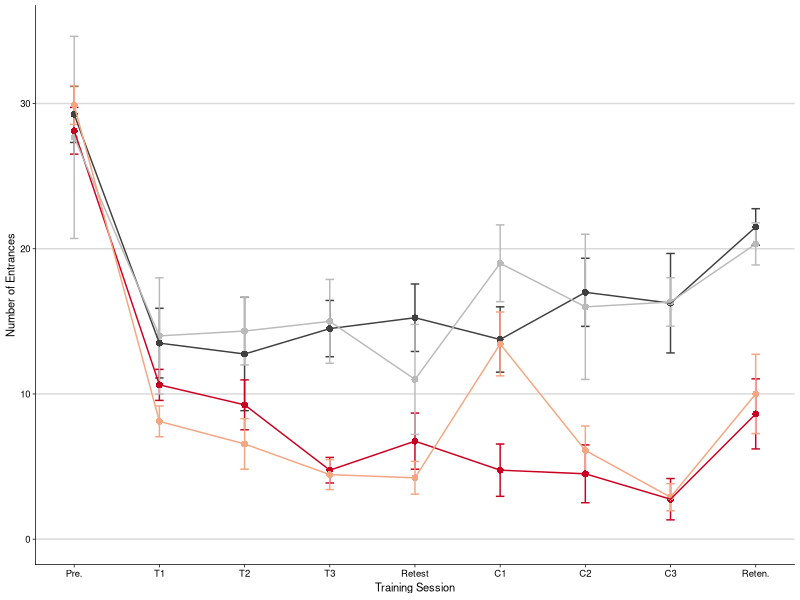
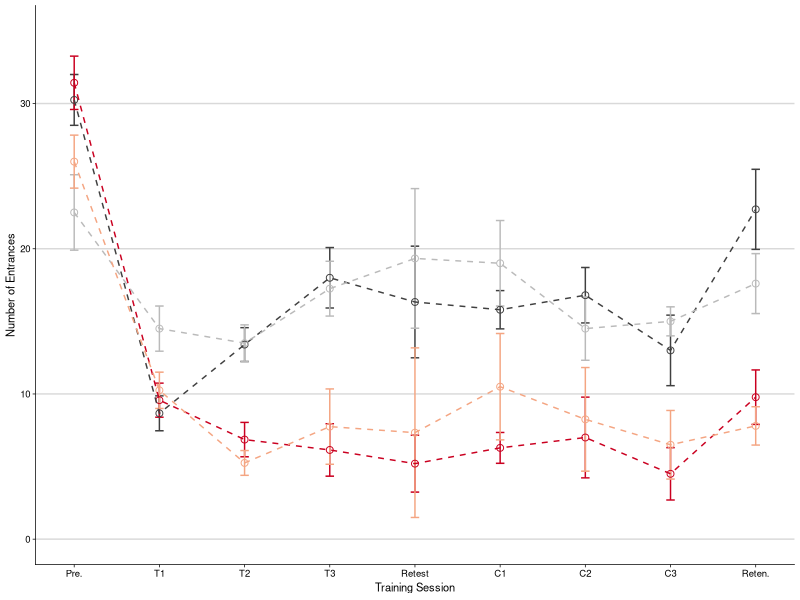
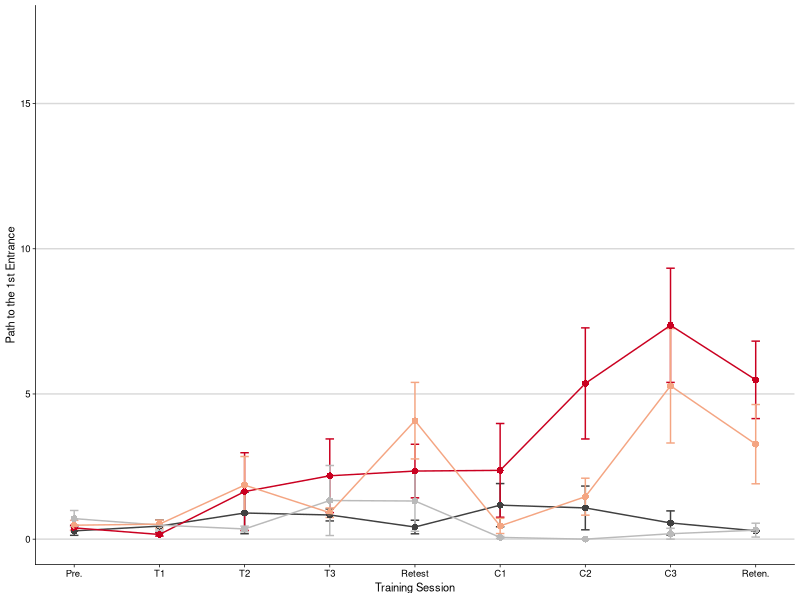
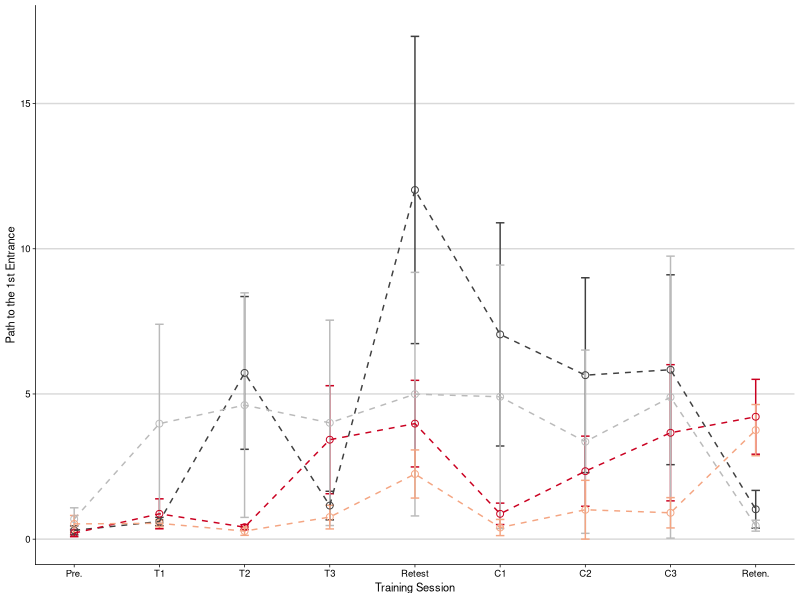
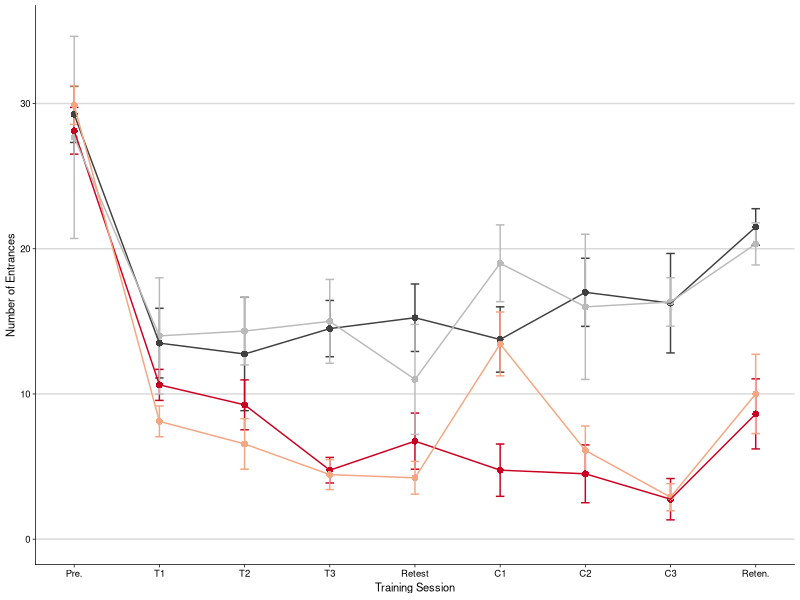
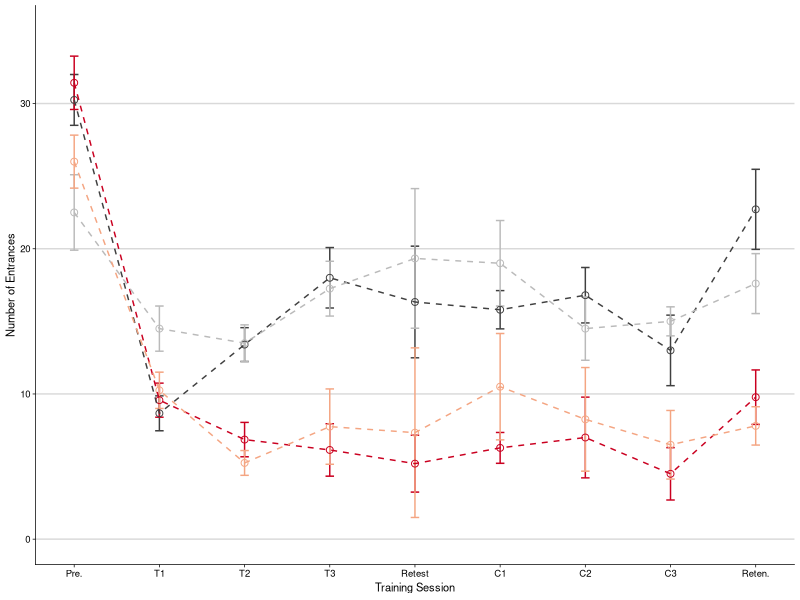
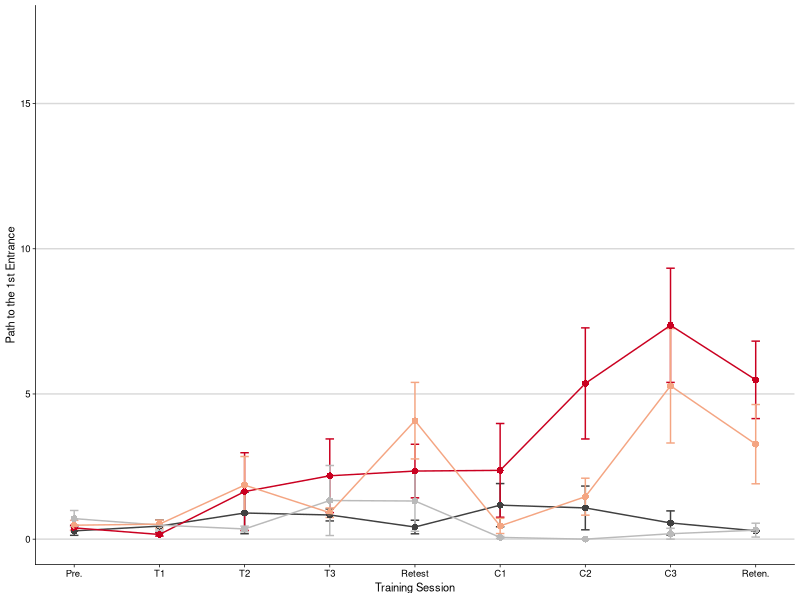
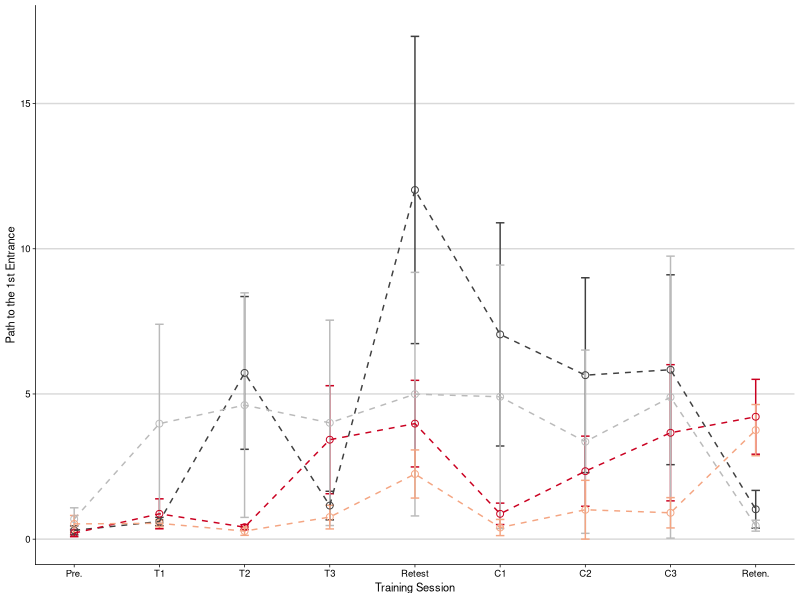

Write R code to recreate these figures, in order.
## ---- chunk 1
library(dplyr) # for subsetting data 
library(car) # for fancy ANOVA
library(ggplot2) # for plotting
library(cowplot) # for "easier"" ggplot themes

knitr::opts_chunk$set(fig.path = '../figures/01_behavior/')

colorvalAPA2 <-  c( "#404040","#ca0020", "#bababa", "#f4a582")
## ---- chunk 2
behavior <- read.csv("../results/behaviordata.csv", header = T)
behavior$APA2 <- factor(behavior$APA2, levels = c("yoked-consistent","consistent", "yoked-conflict","conflict")) ## relevel then rename factors treatment
behavior$Genotype <- factor(behavior$Genotype, levels = c("WT","FMR1KO")) # relevel genotype


PathNum <- read.csv("../results/behaviordatasummary.csv", header = T)
PathNum$APA2 <- factor(PathNum$APA2, levels = c("yoked-consistent","consistent", "yoked-conflict","conflict")) ## relevel then rename factors treatment
PathNum$Genotype <- factor(PathNum$Genotype, levels = c("WT","FMR1KO")) # relevel genotype
## ---- chunk 3
numenrwt <- PathNum  %>% 
  filter(measure == "Number of Entrances") %>% 
  filter(Genotype == "WT") %>% 
  droplevels()  %>% 
  ggplot(aes(x=, TrainSessionComboNum, y=m, color=APA2, shape=Genotype)) + 
    geom_errorbar(aes(ymin=m-se, ymax=m+se), width=.1) +
    geom_point(size = 2) +
   geom_line(aes(colour=APA2, linetype=Genotype)) +
   scale_y_continuous(name= "Number of Entrances",
                      limits = c(0,35)) +
    scale_x_continuous(name="Training Session", 
                       breaks = c(1, 2, 3, 4, 5, 6, 7, 8, 9),
                       labels = c( "Pre.", "T1", "T2", "T3",
                                   "Retest", "C1", "C2" ,"C3", 
                                   "Reten.")) +
  theme_cowplot(font_size = 8, line_size = 0.25) +
  background_grid(major = "y", minor="non") +
  scale_color_manual(values = colorvalAPA2)  +
  theme(legend.title=element_blank()) +
  theme(legend.position="none") +
  scale_shape_manual(values=c(16, 1)) 
numenrwt

pdf(file="../figures/01_behavior/numenrwt.pdf", width=2.25, height=2)
plot(numenrwt)
dev.off()
## ---- chunk 4
numenrfmr1 <- PathNum  %>% 
  filter(measure == "Number of Entrances") %>% 
  filter(Genotype != "WT") %>% 
  ggplot(aes(x=, TrainSessionComboNum, y=m, color=APA2, shape=Genotype)) + 
    geom_errorbar(aes(ymin=m-se, ymax=m+se), width=.1) +
    geom_point(size = 2) +
   geom_line(linetype = 2, aes(colour=APA2)) +
   scale_y_continuous(name= "Number of Entrances",
                      limits = c(0,35)) +
    scale_x_continuous(name="Training Session", 
                       breaks = c(1, 2, 3, 4, 5, 6, 7, 8, 9),
                       labels = c( "Pre.", "T1", "T2", "T3",
                                   "Retest", "C1", "C2","C3", 
                                  "Reten.")) +
  theme_cowplot(font_size = 8, line_size = 0.25) +
  background_grid(major = "y", minor = "none") +
  scale_color_manual(values = colorvalAPA2)  +
  theme(legend.title=element_blank()) +
  theme(legend.position="none") +
  scale_shape_manual(values=c(1)) 
numenrfmr1

pdf(file="../figures/01_behavior/numenrfmr1.pdf", width=2.25, height=2)
plot(numenrfmr1)
dev.off()
## ---- chunk 5
pathwt <- PathNum  %>% 
  #filter(TrainSessionComboNum != "1", TrainSessionComboNum != "9") %>% 
  filter(measure == "Path to the 1st Entrance") %>% 
  filter(Genotype == "WT") %>% 
  ggplot(aes(x=, TrainSessionComboNum, y=m, color=APA2, shape=Genotype)) + 
    geom_errorbar(aes(ymin=m-se, ymax=m+se), width=.1) +
    geom_point(size = 2) +
   geom_line(linetype = 1, aes(colour=APA2)) +
   scale_y_continuous(name= "Path to the 1st Entrance",
                      limits = c(0,17.5)) +
    scale_x_continuous(name="Training Session", 
                       breaks = c(1, 2, 3, 4, 5, 6, 7, 8, 9),
                       labels = c( "Pre.", "T1", "T2", "T3",
                                   "Retest", "C1", "C2","C3", 
                                   "Reten.")) +
  theme_cowplot(font_size = 8, line_size = 0.25) +
  background_grid(major = "y", minor = "none") +
  scale_color_manual(values = colorvalAPA2)  +
  theme(legend.title=element_blank()) +
  theme(legend.position="none") +
  scale_shape_manual(values=c(16)) 
pathwt

pdf(file="../figures/01_behavior/pathwt.pdf", width=2.25, height=2)
plot(pathwt)
dev.off()
## ---- chunk 6
pathfmr1 <- PathNum  %>% 
  filter(measure == "Path to the 1st Entrance") %>% 
  filter(Genotype != "WT") %>% 
  ggplot(aes(x=, TrainSessionComboNum, y=m, color=APA2, shape=Genotype)) + 
    geom_errorbar(aes(ymin=m-se, ymax=m+se), width=.1) +
    geom_point(size = 2) +
   geom_line(linetype = 2, aes(colour=APA2)) +
   scale_y_continuous(name= "Path to the 1st Entrance",
                      limits = c(0,17.5)) +
    scale_x_continuous(name="Training Session", 
                       breaks = c(1, 2, 3, 4, 5, 6, 7, 8, 9),
                       labels = c( "Pre.", "T1", "T2", "T3",
                                   "Retest", "C1", "C2", "C3", 
                                    "Reten.")) +
  theme_cowplot(font_size = 8, line_size = 0.25) +
  background_grid(major = "y", minor = "none") +
  scale_color_manual(values = colorvalAPA2)  +
  theme(legend.title=element_blank()) +
  theme(legend.position="none") +
  scale_shape_manual(values=c(1)) 
pathfmr1

pdf(file="../figures/01_behavior/pathfmr1.pdf", width=2.25, height=2)
plot(pathfmr1)
dev.off()
## ---- chunk 7
## conflict
PathNumStats <- behavior  %>% 
  filter(TrainSessionComboNum == "1") 
Anova(lm(data = PathNumStats, NumEntrances ~ Genotype * APA2 ), type = 3)
summary(aov(NumEntrances ~  APA2 * Genotype, data=PathNumStats))
TukeyHSD(aov(NumEntrances~  APA2 * Genotype, data=PathNumStats))
mean(PathNumStats$NumEntrances)

PathNumStats <- behavior  %>% 
  filter(TrainSessionComboNum == "1",
         Genotype == "WT",
         APA2 %in% c("yoked-consistent", "yoked-conflict")) 
mean(PathNumStats$NumEntrances)

PathNumStats <- behavior  %>% 
  filter(TrainSessionComboNum == "1",
        Genotype != "WT",
         APA2 %in% c("yoked-consistent", "yoked-conflict")) 
mean(PathNumStats$NumEntrances)

PathNumStats <- behavior  %>% 
  filter(TrainSessionComboNum == "1",
         APA2 %in% c("consistent", "conflict")) 
mean(PathNumStats$NumEntrances)


PathNumStats <- behavior  %>% 
  filter(TrainSessionComboNum == "7",
         Genotype == "WT")
Anova(lm(data = PathNumStats, Path1stEntr ~  APA2 ), type = 3)
summary(aov(Path1stEntr~  APA2, data=PathNumStats))
TukeyHSD(aov(Path1stEntr~  APA2, data=PathNumStats))


PathNumStats <- behavior  %>% 
  filter(TrainSessionComboNum == "7",
         Genotype != "WT")
Anova(lm(data = PathNumStats, Path1stEntr ~  APA2 ), type = 3)
summary(aov(Path1stEntr~  APA2, data=PathNumStats))
TukeyHSD(aov(Path1stEntr~  APA2, data=PathNumStats))
summary(aov(NumEntrances~  APA2, data=PathNumStats))
TukeyHSD(aov(NumEntrances~  APA2, data=PathNumStats))

PathNumStats <- behavior  %>% 
  filter(TrainSessionComboNum == "6",
         Genotype != "WT")
Anova(lm(data = PathNumStats, Path1stEntr ~  APA2 ), type = 3)
summary(aov(Path1stEntr~  APA2, data=PathNumStats))
TukeyHSD(aov(Path1stEntr~  APA2, data=PathNumStats))
summary(aov(NumEntrances~  APA2, data=PathNumStats))
TukeyHSD(aov(NumEntrances~  APA2, data=PathNumStats))

PathNumStats <- behavior  %>% 
  filter(TrainSessionComboNum == "5",
         Genotype != "WT")
Anova(lm(data = PathNumStats, Path1stEntr ~  APA2 ), type = 3)
summary(aov(Path1stEntr~  APA2, data=PathNumStats))
TukeyHSD(aov(Path1stEntr~  APA2, data=PathNumStats))
summary(aov(NumEntrances~  APA2, data=PathNumStats))
TukeyHSD(aov(NumEntrances~  APA2, data=PathNumStats))
